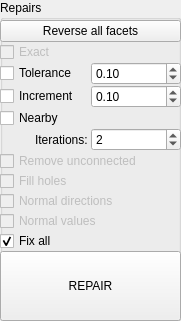
      <widget class="QGroupBox" name="repairBox">
       <property name="enabled">
        <bool>true</bool>
       </property>
       <property name="geometry">
        <rect>
         <x>10</x>
         <y>440</y>
         <width>181</width>
         <height>321</height>
        </rect>
       </property>
       <property name="autoFillBackground">
        <bool>false</bool>
       </property>
       <property name="title">
        <string>Repairs</string>
       </property>
       <property name="flat">
        <bool>false</bool>
       </property>
       <property name="checkable">
        <bool>false</bool>
       </property>
       <widget class="QWidget" name="layoutWidget">
        <property name="geometry">
         <rect>
          <x>0</x>
          <y>20</y>
          <width>181</width>
          <height>301</height>
         </rect>
        </property>
        <layout class="QGridLayout" name="gridLayout_4">
         <property name="rightMargin">
          <number>0</number>
         </property>
         <property name="spacing">
          <number>0</number>
         </property>
         <item row="1" column="0">
          <widget class="QCheckBox" name="exactBox">
           <property name="enabled">
            <bool>false</bool>
           </property>
           <property name="toolTip">
            <string>Only check for perfectly matched edges</string>
           </property>
           <property name="toolTipDuration">
            <number>-1</number>
           </property>
           <property name="statusTip">
            <string/>
           </property>
           <property name="whatsThis">
            <string/>
           </property>
           <property name="text">
            <string>Exact</string>
           </property>
          </widget>
         </item>
         <item row="2" column="0">
          <widget class="QCheckBox" name="toleranceBox">
           <property name="toolTip">
            <string>Initial tolerance to use for nearby check</string>
           </property>
           <property name="text">
            <string>Tolerance</string>
           </property>
          </widget>
         </item>
         <item row="2" column="1">
          <widget class="QDoubleSpinBox" name="toleranceSpinBox">
           <property name="singleStep">
            <double>0.100000000000000</double>
           </property>
           <property name="value">
            <double>0.100000000000000</double>
           </property>
          </widget>
         </item>
         <item row="3" column="0">
          <widget class="QCheckBox" name="incrementBox">
           <property name="toolTip">
            <string>Amount to increment tolerance after iteration</string>
           </property>
           <property name="text">
            <string>Increment</string>
           </property>
          </widget>
         </item>
         <item row="3" column="1">
          <widget class="QDoubleSpinBox" name="incrementSpinBox">
           <property name="singleStep">
            <double>0.100000000000000</double>
           </property>
           <property name="value">
            <double>0.100000000000000</double>
           </property>
          </widget>
         </item>
         <item row="4" column="0">
          <widget class="QCheckBox" name="nearbyBox">
           <property name="toolTip">
            <string>Find and connect nearby facets. Correct bad facets</string>
           </property>
           <property name="text">
            <string>Nearby</string>
           </property>
          </widget>
         </item>
         <item row="5" column="0">
          <widget class="QLabel" name="IterationsLabel">
           <property name="toolTip">
            <string>Number of iterations for nearby check</string>
           </property>
           <property name="text">
            <string>Iterations: </string>
           </property>
           <property name="alignment">
            <set>Qt::AlignRight|Qt::AlignTrailing|Qt::AlignVCenter</set>
           </property>
           <property name="margin">
            <number>0</number>
           </property>
          </widget>
         </item>
         <item row="5" column="1">
          <widget class="QSpinBox" name="iterationsSpinBox">
           <property name="minimum">
            <number>1</number>
           </property>
           <property name="maximum">
            <number>16</number>
           </property>
           <property name="value">
            <number>2</number>
           </property>
          </widget>
         </item>
         <item row="6" column="0" colspan="2">
          <widget class="QCheckBox" name="unconnectedBox">
           <property name="enabled">
            <bool>false</bool>
           </property>
           <property name="toolTip">
            <string>Remove facets that have 0 neighbors</string>
           </property>
           <property name="text">
            <string>Remove unconnected</string>
           </property>
          </widget>
         </item>
         <item row="7" column="0">
          <widget class="QCheckBox" name="fillholesBox">
           <property name="enabled">
            <bool>false</bool>
           </property>
           <property name="toolTip">
            <string>Add facets to fill holes</string>
           </property>
           <property name="text">
            <string>Fill holes</string>
           </property>
          </widget>
         </item>
         <item row="8" column="0" colspan="2">
          <widget class="QCheckBox" name="normalDirBox">
           <property name="enabled">
            <bool>false</bool>
           </property>
           <property name="toolTip">
            <string>Check and fix direction of normals (ie. CW, CCW)</string>
           </property>
           <property name="text">
            <string>Normal directions</string>
           </property>
          </widget>
         </item>
         <item row="9" column="0" colspan="2">
          <widget class="QCheckBox" name="normalValBox">
           <property name="enabled">
            <bool>false</bool>
           </property>
           <property name="toolTip">
            <string>Check and fix normal values</string>
           </property>
           <property name="text">
            <string>Normal values</string>
           </property>
          </widget>
         </item>
         <item row="10" column="0">
          <widget class="QCheckBox" name="fixAllBox">
           <property name="text">
            <string>Fix all</string>
           </property>
           <property name="checked">
            <bool>true</bool>
           </property>
          </widget>
         </item>
         <item row="0" column="0" colspan="2">
          <widget class="QPushButton" name="reverseButton">
           <property name="sizePolicy">
            <sizepolicy hsizetype="Preferred" vsizetype="Fixed">
             <horstretch>0</horstretch>
             <verstretch>0</verstretch>
            </sizepolicy>
           </property>
           <property name="toolTip">
            <string>Reverse the directions of all facets and normals</string>
           </property>
           <property name="text">
            <string>Reverse all facets</string>
           </property>
          </widget>
         </item>
         <item row="11" column="0" colspan="2">
          <widget class="QPushButton" name="repairButton">
           <property name="sizePolicy">
            <sizepolicy hsizetype="Preferred" vsizetype="Preferred">
             <horstretch>0</horstretch>
             <verstretch>0</verstretch>
            </sizepolicy>
           </property>
           <property name="minimumSize">
            <size>
             <width>0</width>
             <height>40</height>
            </size>
           </property>
           <property name="text">
            <string>REPAIR</string>
           </property>
          </widget>
         </item>
        </layout>
       </widget>
      </widget>
